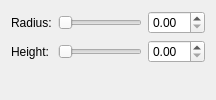
              <widget class="QWidget" name="pageCylinder">
               <layout class="QFormLayout" name="formCylinder">
                <item row="0" column="0">
                 <widget class="QLabel" name="labelCylRadius">
                  <property name="text">
                   <string>Radius:</string>
                  </property>
                 </widget>
                </item>
                <item row="0" column="1">
                 <layout class="QHBoxLayout" name="layoutCylRadius">
                  <item>
                   <widget class="QSlider" name="sliderCylRadius">
                    <property name="orientation">
                     <enum>Qt::Horizontal</enum>
                    </property>
                   </widget>
                  </item>
                  <item>
                   <widget class="QDoubleSpinBox" name="spinBoxCylRadius">
                    <property name="singleStep">
                     <double>0.100000000000000</double>
                    </property>
                    <property name="value">
                     <double>0.000000000000000</double>
                    </property>
                   </widget>
                  </item>
                 </layout>
                </item>
                <item row="1" column="0">
                 <widget class="QLabel" name="labelCylHeight">
                  <property name="text">
                   <string>Height:</string>
                  </property>
                 </widget>
                </item>
                <item row="1" column="1">
                 <layout class="QHBoxLayout" name="layoutCylHeight">
                  <item>
                   <widget class="QSlider" name="sliderCylHeight">
                    <property name="orientation">
                     <enum>Qt::Horizontal</enum>
                    </property>
                   </widget>
                  </item>
                  <item>
                   <widget class="QDoubleSpinBox" name="spinBoxCylHeight">
                    <property name="singleStep">
                     <double>0.100000000000000</double>
                    </property>
                    <property name="value">
                     <double>0.000000000000000</double>
                    </property>
                   </widget>
                  </item>
                 </layout>
                </item>
               </layout>
              </widget>
